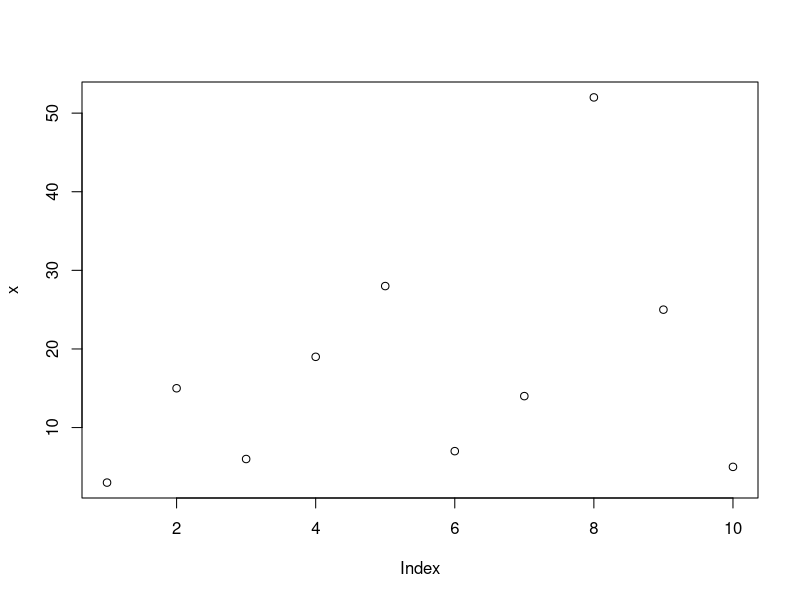
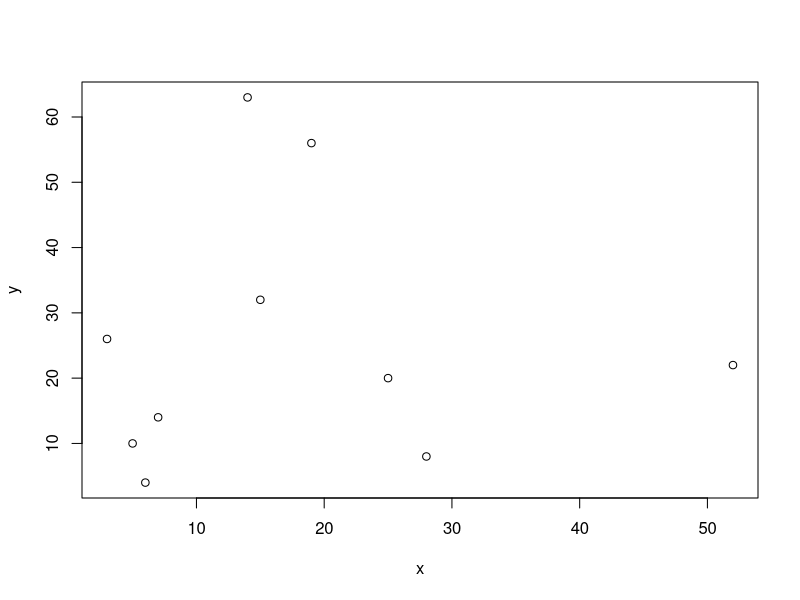
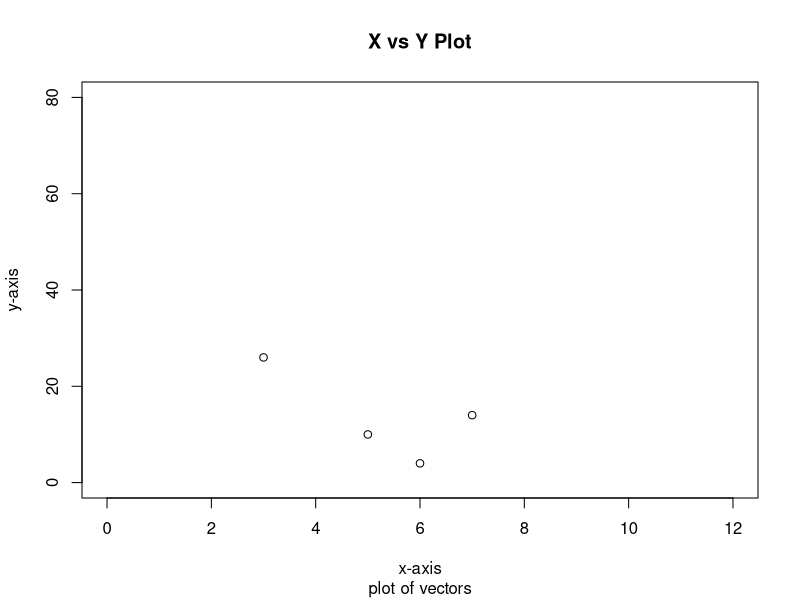
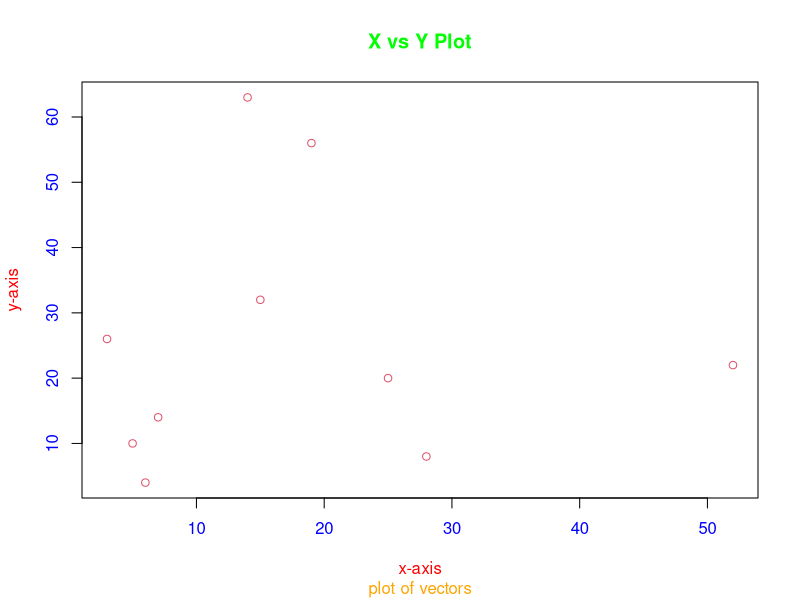
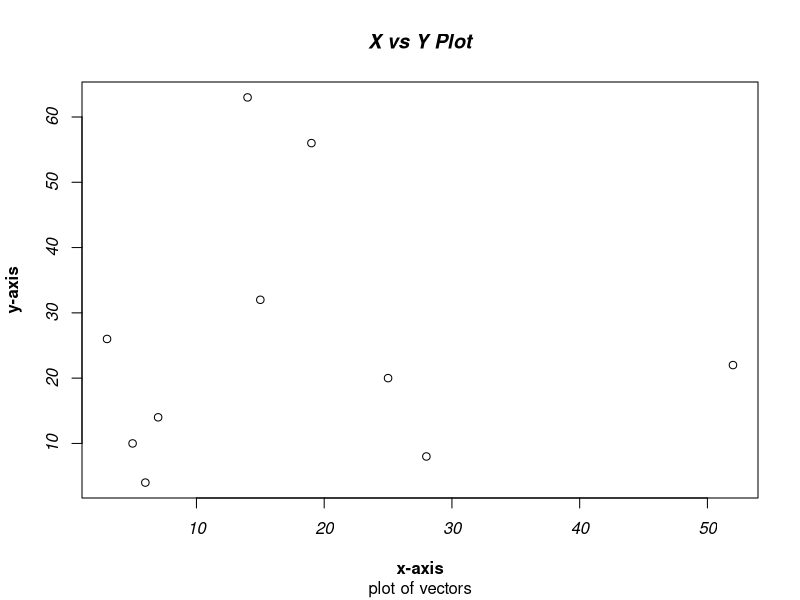
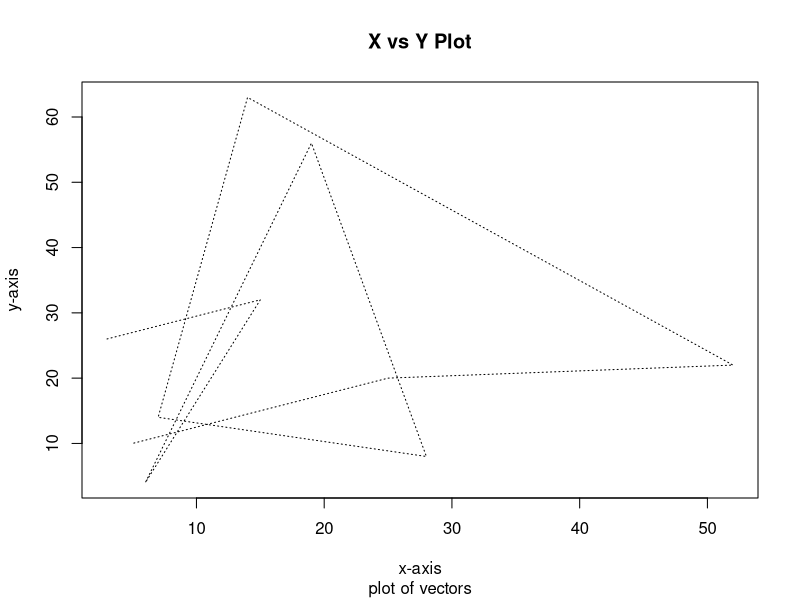
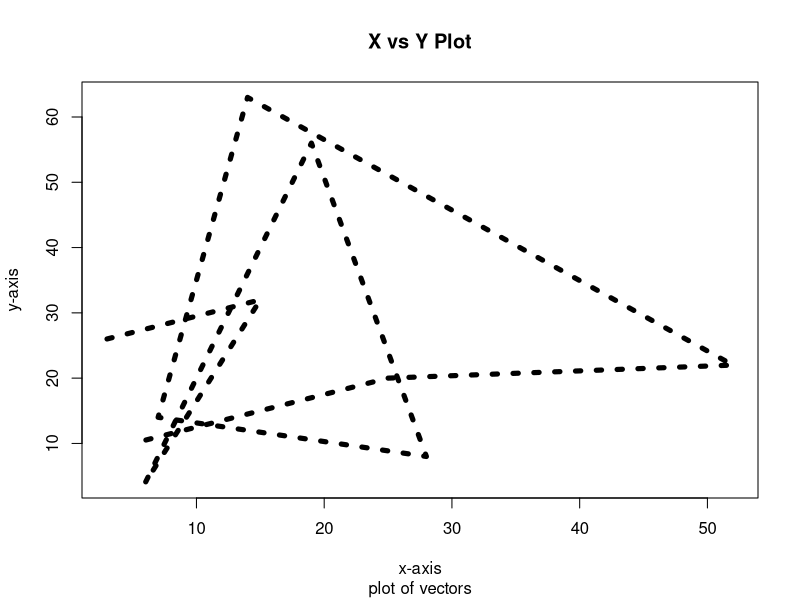
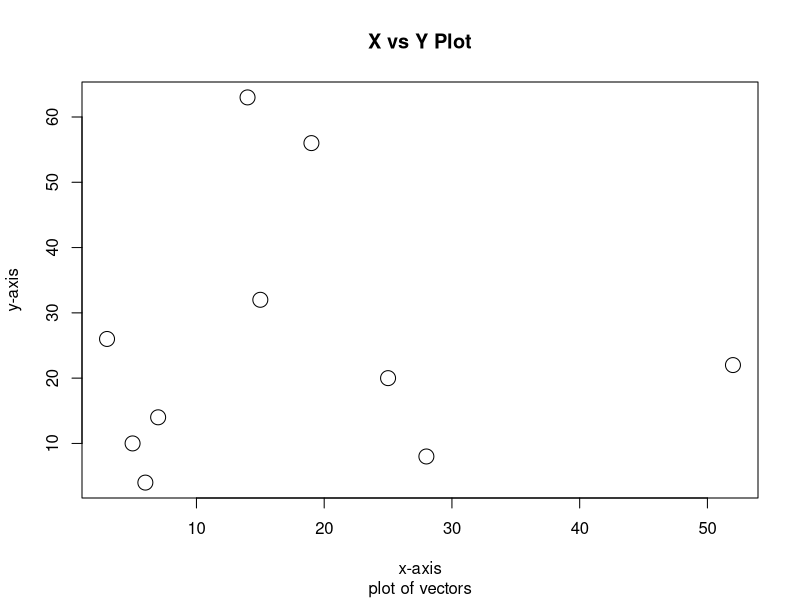

Reproduce these figures in R, in order.
# initialise vectors

x<-c(3,15,6,19,28,7,14,52,25,5)
plot(x)

y<-c(26,32,4,56,8,14,63,22,20,10)
plot(x,y)

# adding labels, main text and limit x and y
plot(x,y,xlab="x-axis", ylab="y-axis",main="X vs Y Plot", sub = "plot of vectors",xlim=c(0,12),ylim=c(0,80)) 

# adding colors to plot
# col --> grafik üzerindeki noktalar kırmızı (10) oldu
# col.lab --> y ve x ekseni açıklama yazıları kırmızı (red) oldu
# col.sub --> grafiğin altındaki açıklama turuncu (orange) oldu
# col.axis --> x ve y ekseninde yer alan değerler mavi (blue) oldu
# col.main --> Grafiğin en üstünde yer alan yazı yeşil (green) oldu
plot(x,y,col=10,xlab="x-axis", ylab="y-axis",main="X vs Y Plot", sub = "plot of vectors",col.lab="red",col.sub="orange",col.axis="blue",col.main="green") 

# adding fonts
# font --> 1:plain, 2:bold, 3:italic, 4:bold italic, 5:symbol
plot(x,y,xlab="x-axis", ylab="y-axis",main="X vs Y Plot", sub = "plot of vectors",font.main=4,font.lab=2,font.axis=3,font.sub=1)

# working with lines
# type="l" --> çizginin türü (line)
# lwd=5 --> çizginin kalınlığı
plot(x,y,type="l",lty=3,xlab="x-axis", ylab="y-axis",main="X vs Y Plot", sub = "plot of vectors")
plot(x,y,type="l",lty=3,lwd=5,xlab="x-axis", ylab="y-axis",main="X vs Y Plot", sub = "plot of vectors")



# text and symbol size
# cex=2 --> grafik üzerindeki yuvarlarığın büyüklüğü (1:küçük, 2:daha büyük, ...)
plot(x,y,xlab="x-axis", ylab="y-axis",main="X vs Y Plot", sub = "plot of vectors",cex=2) 
